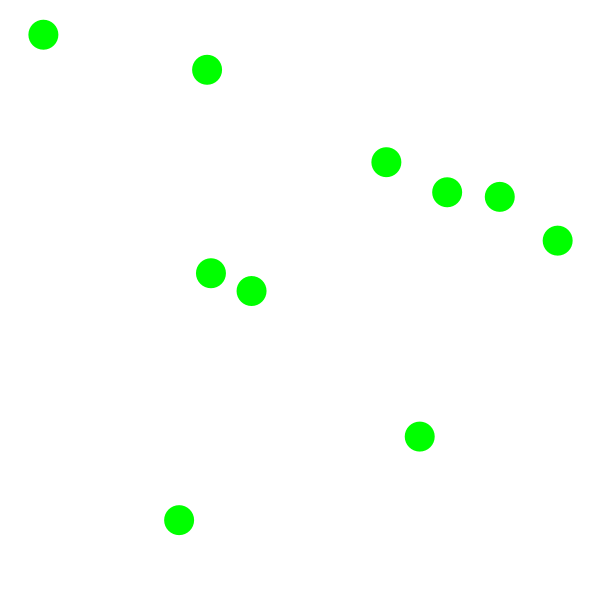
Frame 1 (no input)
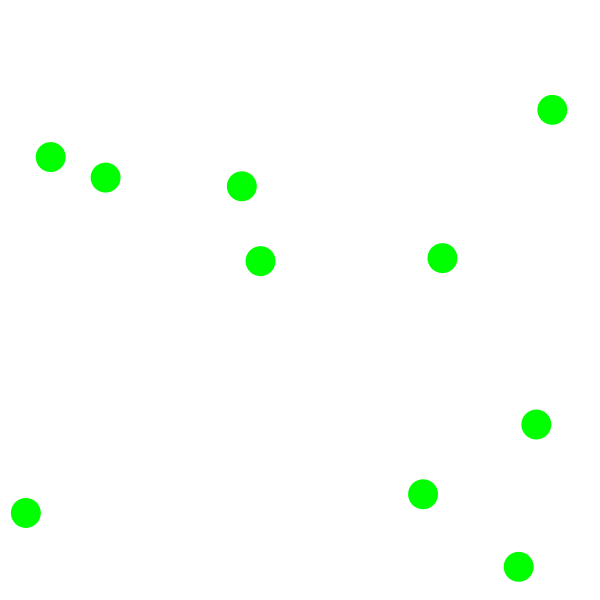
Frame 60 (the mouse pressed at the canvas centre just before this capture)
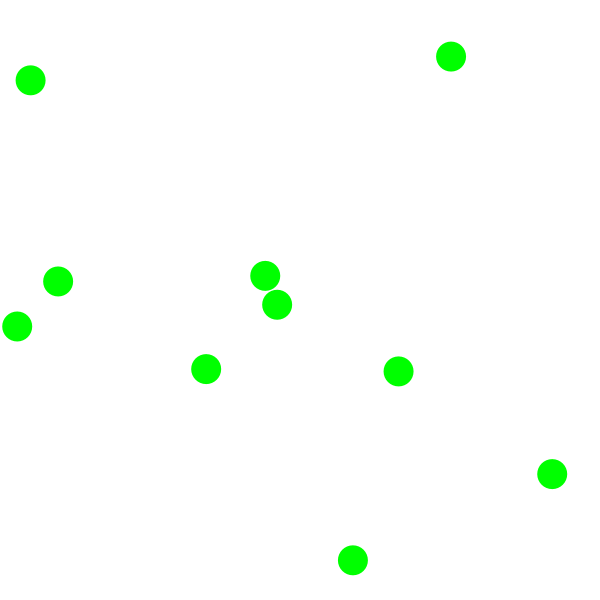
Frame 120 (the mouse held since frame 60 and released just before this capture)

The Processing sketch that drew these frames (run headless with seeded random() and noise(); from frame 60 on, the mouse is pressed at the canvas centre):

// Processing sketch: move_math
// ── move_math.pde
class Circle {
  float radius,x,y,angle,speed;
  color iro;
}
Circle[] circles = new Circle[10];
void setup() {
  size(600,600);
  for (int i=0; i<circles.length; i++) {
    Circle c = new Circle();
    c.radius = 15;
    c.x = random(c.radius,width-c.radius);
    c.y = random(c.radius,height-c.radius);
    c.angle = random(TWO_PI);
    c.speed = random(2,6);
    c.iro = color(0,255,0);
    circles[i] = c;
  }
}

void draw() {
    background(255);
    for (Circle c : circles) {
      c.x += c.speed * cos(c.angle);
      c.y += c.speed * sin(c.angle);
      if (c.x < c.radius || c.x > width-c.radius)
        c.angle = PI-c.angle;
      if (c.y < c.radius || c.y > height-c.radius)
        c.angle *= -1;
      noStroke();
      fill(c.iro);
      ellipse(c.x,c.y,c.radius*2,c.radius*2);
    }
}
